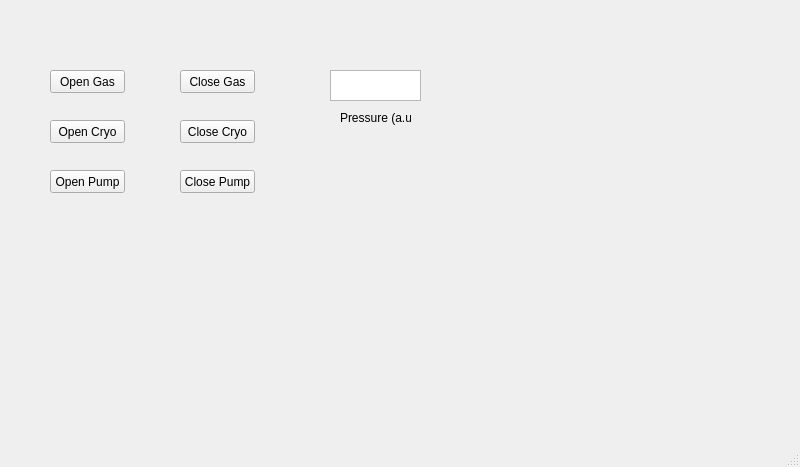
<?xml version="1.0" encoding="UTF-8"?>
<ui version="4.0">
 <class>MainWindow</class>
 <widget class="QMainWindow" name="MainWindow">
  <property name="geometry">
   <rect>
    <x>0</x>
    <y>0</y>
    <width>800</width>
    <height>467</height>
   </rect>
  </property>
  <property name="windowTitle">
   <string>MainWindow</string>
  </property>
  <widget class="QWidget" name="centralwidget">
   <widget class="QPushButton" name="openGasButton">
    <property name="geometry">
     <rect>
      <x>50</x>
      <y>70</y>
      <width>75</width>
      <height>23</height>
     </rect>
    </property>
    <property name="text">
     <string>Open Gas</string>
    </property>
   </widget>
   <widget class="QPushButton" name="closeGasButton">
    <property name="geometry">
     <rect>
      <x>180</x>
      <y>70</y>
      <width>75</width>
      <height>23</height>
     </rect>
    </property>
    <property name="text">
     <string>Close Gas</string>
    </property>
   </widget>
   <widget class="QPushButton" name="openCryoButton">
    <property name="geometry">
     <rect>
      <x>50</x>
      <y>120</y>
      <width>75</width>
      <height>23</height>
     </rect>
    </property>
    <property name="text">
     <string>Open Cryo</string>
    </property>
   </widget>
   <widget class="QPushButton" name="closeCryButton">
    <property name="geometry">
     <rect>
      <x>180</x>
      <y>120</y>
      <width>75</width>
      <height>23</height>
     </rect>
    </property>
    <property name="text">
     <string>Close Cryo</string>
    </property>
   </widget>
   <widget class="QPushButton" name="openVacButton">
    <property name="geometry">
     <rect>
      <x>50</x>
      <y>170</y>
      <width>75</width>
      <height>23</height>
     </rect>
    </property>
    <property name="text">
     <string>Open Pump</string>
    </property>
   </widget>
   <widget class="QPushButton" name="closeVacButton">
    <property name="geometry">
     <rect>
      <x>180</x>
      <y>170</y>
      <width>75</width>
      <height>23</height>
     </rect>
    </property>
    <property name="text">
     <string>Close Pump</string>
    </property>
   </widget>
   <widget class="QTextEdit" name="pressureWindow">
    <property name="geometry">
     <rect>
      <x>330</x>
      <y>70</y>
      <width>91</width>
      <height>31</height>
     </rect>
    </property>
   </widget>
   <widget class="QLabel" name="label">
    <property name="geometry">
     <rect>
      <x>340</x>
      <y>110</y>
      <width>71</width>
      <height>16</height>
     </rect>
    </property>
    <property name="text">
     <string>Pressure (a.u)</string>
    </property>
   </widget>
  </widget>
  <widget class="QMenuBar" name="menubar">
   <property name="geometry">
    <rect>
     <x>0</x>
     <y>0</y>
     <width>800</width>
     <height>21</height>
    </rect>
   </property>
  </widget>
  <widget class="QStatusBar" name="statusbar"/>
 </widget>
 <resources/>
 <connections/>
</ui>
